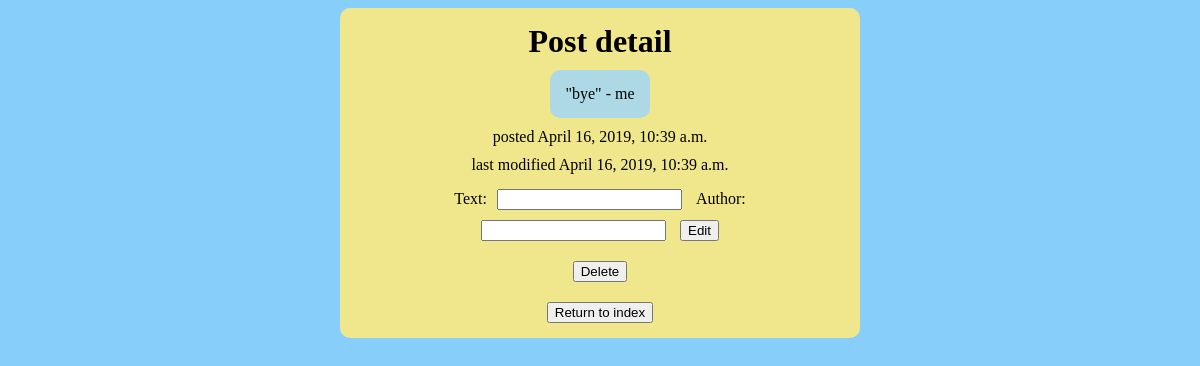
The page /detail/4 on the database its author committed.
### poster/models.py (models this page shows, shortened)
class Post(models.Model):
    text = models.CharField(max_length=1000)
    author = models.CharField(max_length=100)
    timestamp = models.DateTimeField('date posted')
    mod_time = models.DateTimeField('date last modified')

### poster/views.py (the view, shortened to what this page needs)
# urls.py: path('detail/<int:pk>', views.PostView.as_view(), name='detail'),
class PostView(generic.DetailView):
    model = Post
    def get_context_data(self, **kwargs):
        context = super().get_context_data(**kwargs)
        context['form'] = PostForm()
        return context
    def get_queryset(self):
        return Post.objects.all()

### poster/forms.py
class PostForm(forms.Form):
    text = forms.CharField(label='Text', max_length=1000)
    author = forms.CharField(label='Author', max_length=100)

### poster/templates/poster/post_detail.html (shortened to what this page needs)
{% load static %}
<link rel="stylesheet" type="text/css" href="{% static 'poster/style.css' %}">
<div class='center'>
  <h1> Post detail </h1>
  <div class='block'>
    <p> "{{ post.text }}" - {{ post.author }} </p>
  </div>
  <p> posted {{ post.timestamp }} </p>
  <p> last modified {{ post.mod_time }} </p>
  <form action="{% url 'poster:detail' post.id %}" method="post">
    {{ form }}
    <input type="Submit" value="Edit">
  </form>
  <form action="{% url 'poster:delete' post.id %}" method="post">
      <input type="submit" value="Delete">
  </form>
  <a href="{% url 'poster:index' %}"> <button> Return to index </button> </a>
</div>

### poster/static/poster/style.css (style rules this page uses)
h1 { margin: 0; }
a { text-decoration: none; color: black; }
.center { margin: auto auto; display: flex; flex-direction: column; justify-content: space-around; align-items: center; background-color: khaki; padding: 10px; padding-bottom: 5px; border-radius: 10px; width: 500px; }
.block { padding: 10px; border-radius: 10px; background-color: lightblue; }
.center * { margin: 5px; }

### rows shown on the page
Post: text "bye", author "me", timestamp "April 16, 2019, 10:39 a.m.", mod_time "April 16, 2019, 10:39 a.m."
